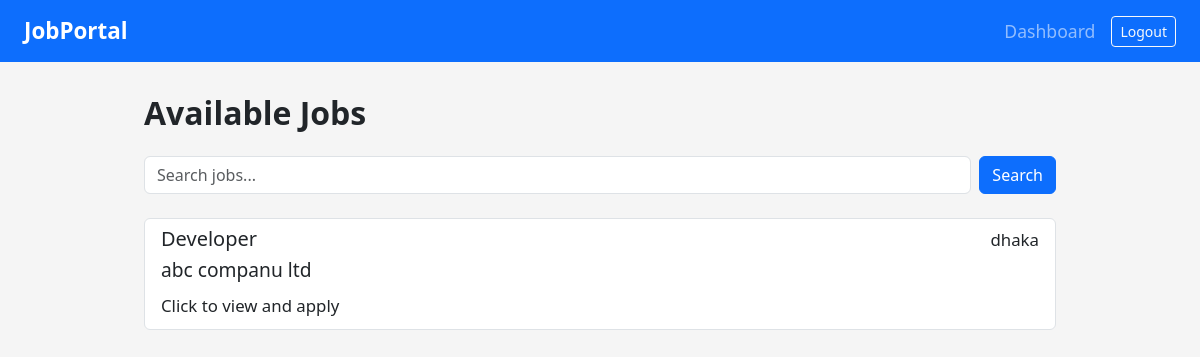
The page /jobs/list/ (signed in) on the database as committed earlier.
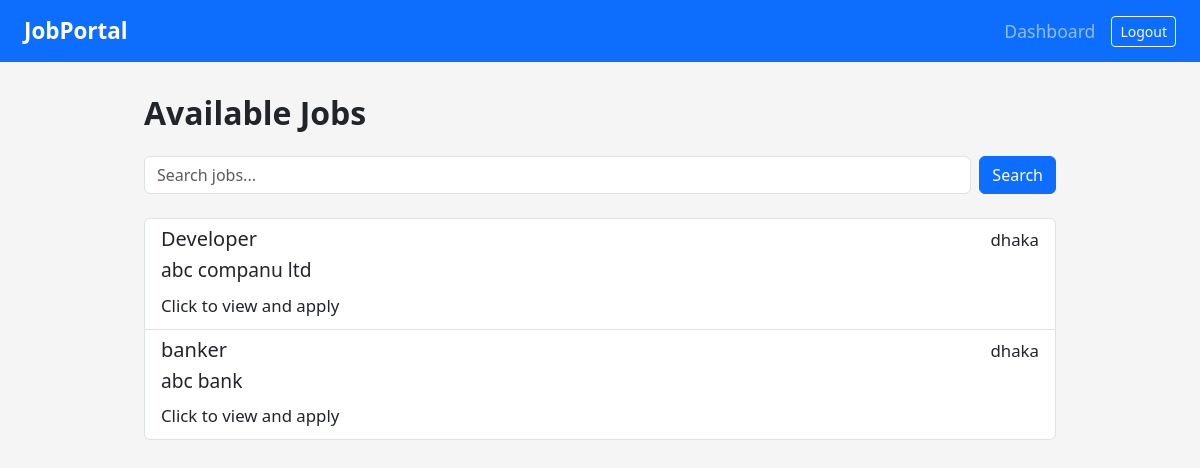
The same page on the database as committed later.
### jobs/models.py (models this page shows, shortened)
class Job(models.Model):
    title = models.CharField(max_length=100)
    company_name = models.CharField(max_length=100)
    location = models.CharField(max_length=100)
    description = models.TextField()
    posted_by = models.ForeignKey(settings.AUTH_USER_MODEL, on_delete=models.CASCADE)
    created_at = models.DateTimeField(auto_now_add=True)

### jobs/views.py (the view)
# urls.py: path('list/', views.job_list, name='job_list'),
@login_required
def job_list(request):
    if request.user.role != 'applicant':
        return redirect('dashboard')
    query = request.GET.get('q')
    jobs = Job.objects.all()
    if query:
        jobs = jobs.filter(
            Q(title__icontains=query) |
            Q(company_name__icontains=query) |
            Q(location__icontains=query)
        )
    return render(request, 'jobs/job_list.html', {'jobs': jobs})

### templates/jobs/job_list.html
{% extends 'base.html' %}
{% block content %}
<div class="container">
  <h2 class="mb-4">Available Jobs</h2>
  <form method="GET" class="mb-4 d-flex">
    <input
      type="text"
      name="q"
      class="form-control me-2"
      placeholder="Search jobs..."
      value="{{ request.GET.q|default:'' }}"
    >
    <button type="submit" class="btn btn-primary">Search</button>
  </form>
  {% if jobs %}
    <div class="list-group">
      {% for job in jobs %}
        <a href="{% url 'job_detail' job.id %}" class="list-group-item list-group-item-action">
          <div class="d-flex w-100 justify-content-between">
            <h5 class="mb-1">{{ job.title }}</h5>
            <small>{{ job.location }}</small>
          </div>
          <p class="mb-1">{{ job.company_name }}</p>
          <small>Click to view and apply</small>
        </a>
      {% endfor %}
    </div>
  {% else %}
    <p>No jobs found.</p>
  {% endif %}
</div>
{% endblock %}

Rows that differ between the two databases and show on the page:
added Job: title "banker", location "dhaka", company_name "abc bank"
